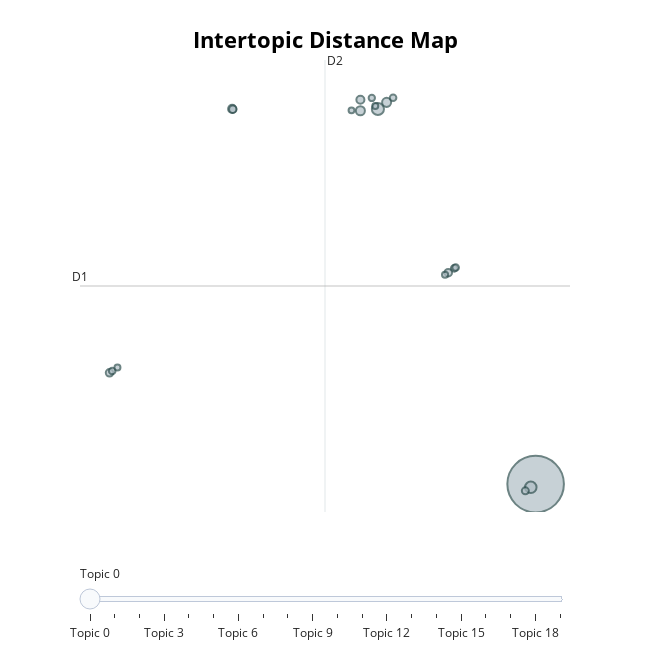

Here is the notebook cell this chart was saved with:
### Markdown cell above
The topics don't seem to allign greatly with sentiment just from looking at the keywords.

### Code cell
topic_model.visualize_topics(top_n_topics=20)

### Figure 1 — Plotly figure (JSON) as saved in the notebook; plotly's stock layout.template omitted (floating-point values rounded to 4 significant figures)
{"data": [{"customdata": [[0, "ups | pakke | pakken | hjemme | leveret", 1687], [1, "hurtig | levering |  |  | ", 78], [2, "fedex | pakke | pakken | kundenummer | kastrup", 70], [3, "hurtig | levering | forsendelse |  | ", 43], [4, "hurtig | levering | fin | herfra | ok", 43], [5, "postmand | venlig | flink | post | postbud", 35], [6, "hurtig | levering | præsis | fest | pjat", 34], [7, "fin | levering | præcis | lovet | huetig", 30], [8, "hurtigt | præcis | hurtig | præcist | hurtige", 30], [9, "fint | mega | dejligt | oplevelse | ankomst", 29], [10, "lagermand | fu | grunden | 500 | quick", 26], [11, "problemer | nem | liars | art | ubesværet", 24], [12, "døren | afleveret | dør | dagehurra | problemerså", 23], [13, "super | hurtig | fantastisk | levering | dejlig", 23], [14, "effektivt | hurtigt | effektiv | hurtig | præcist", 23], [15, "dag | hurtig | levering | gls | døgn", 21], [16, "oplevelse | oplevelser | very | positiv | ok", 20], [17, "nemt | hurtigt | hurtig | nem | bekvemt", 19], [18, "tilfreds | godt | smilende | 1sal | pakketårn", 19], [19, "information | informativ | gode | info | hurtigt", 18]], "hovertemplate": "<b>Topic %{customdata[0]}</b><br>%{customdata[1]}<br>Size: %{customdata[2]}", "legendgroup": "", "marker": {"color": "#B0BEC5", "line": {"color": "DarkSlateGrey", "width": 2}, "size": [1687, 78, 70, 43, 43, 35, 34, 30, 30, 29, 26, 24, 23, 23, 23, 21, 20, 19, 19, 18], "sizemode": "area", "sizeref": 1.054, "symbol": "circle"}, "mode": "markers", "name": "", "orientation": "v", "showlegend": false, "type": "scatter", "x": [10.61, 3.307, 10.39, 3.711, 2.496, -3.44, 2.497, -9.118, 6.565, -3.409, 10.13, 6.844, -8.995, 4.011, 6.907, 3.026, 6.417, 3.185, -8.751, 2.085], "xaxis": "x", "y": [-9.502, 17.03, -9.726, 17.5, 16.91, 17.04, 17.69, -1.628, 5.454, 17.01, -9.978, 5.767, -1.505, 17.82, 5.819, 17.81, 5.308, 17.24, -1.261, 16.94], "yaxis": "y"}], "layout": {"annotations": [{"showarrow": false, "text": "D1", "x": -10.49, "y": 4.512, "yshift": 10}, {"showarrow": false, "text": "D2", "x": 0.8582, "xshift": 10, "y": 20.5}], "height": 650, "hoverlabel": {"bgcolor": "white", "font": {"family": "Rockwell", "size": 16}}, "legend": {"itemsizing": "constant", "tracegroupgap": 0}, "margin": {"t": 60}, "shapes": [{"line": {"color": "#CFD8DC", "width": 2}, "type": "line", "x0": 0.8582, "x1": 0.8582, "y0": -11.47, "y1": 20.5}, {"line": {"color": "#9E9E9E", "width": 2}, "type": "line", "x0": -10.49, "x1": 12.2, "y0": 4.512, "y1": 4.512}], "sliders": [{"active": 0, "pad": {"t": 50}, "steps": [{"args": [{"marker.color": [["red", "#B0BEC5", "#B0BEC5", "#B0BEC5", "#B0BEC5", "#B0BEC5", "#B0BEC5", "#B0BEC5", "#B0BEC5", "#B0BEC5", "#B0BEC5", "#B0BEC5", "#B0BEC5", "#B0BEC5", "#B0BEC5", "#B0BEC5", "#B0BEC5", "#B0BEC5", "#B0BEC5", "#B0BEC5"]]}], "label": "Topic 0", "method": "update"}, {"args": [{"marker.color": [["#B0BEC5", "red", "#B0BEC5", "#B0BEC5", "#B0BEC5", "#B0BEC5", "#B0BEC5", "#B0BEC5", "#B0BEC5", "#B0BEC5", "#B0BEC5", "#B0BEC5", "#B0BEC5", "#B0BEC5", "#B0BEC5", "#B0BEC5", "#B0BEC5", "#B0BEC5", "#B0BEC5", "#B0BEC5"]]}], "label": "Topic 1", "method": "update"}, {"args": [{"marker.color": [["#B0BEC5", "#B0BEC5", "red", "#B0BEC5", "#B0BEC5", "#B0BEC5", "#B0BEC5", "#B0BEC5", "#B0BEC5", "#B0BEC5", "#B0BEC5", "#B0BEC5", "#B0BEC5", "#B0BEC5", "#B0BEC5", "#B0BEC5", "#B0BEC5", "#B0BEC5", "#B0BEC5", "#B0BEC5"]]}], "label": "Topic 2", "method": "update"}, {"args": [{"marker.color": [["#B0BEC5", "#B0BEC5", "#B0BEC5", "red", "#B0BEC5", "#B0BEC5", "#B0BEC5", "#B0BEC5", "#B0BEC5", "#B0BEC5", "#B0BEC5", "#B0BEC5", "#B0BEC5", "#B0BEC5", "#B0BEC5", "#B0BEC5", "#B0BEC5", "#B0BEC5", "#B0BEC5", "#B0BEC5"]]}], "label": "Topic 3", "method": "update"}, {"args": [{"marker.color": [["#B0BEC5", "#B0BEC5", "#B0BEC5", "#B0BEC5", "red", "#B0BEC5", "#B0BEC5", "#B0BEC5", "#B0BEC5", "#B0BEC5", "#B0BEC5", "#B0BEC5", "#B0BEC5", "#B0BEC5", "#B0BEC5", "#B0BEC5", "#B0BEC5", "#B0BEC5", "#B0BEC5", "#B0BEC5"]]}], "label": "Topic 4", "method": "update"}, {"args": [{"marker.color": [["#B0BEC5", "#B0BEC5", "#B0BEC5", "#B0BEC5", "#B0BEC5", "red", "#B0BEC5", "#B0BEC5", "#B0BEC5", "#B0BEC5", "#B0BEC5", "#B0BEC5", "#B0BEC5", "#B0BEC5", "#B0BEC5", "#B0BEC5", "#B0BEC5", "#B0BEC5", "#B0BEC5", "#B0BEC5"]]}], "label": "Topic 5", "method": "update"}, {"args": [{"marker.color": [["#B0BEC5", "#B0BEC5", "#B0BEC5", "#B0BEC5", "#B0BEC5", "#B0BEC5", "red", "#B0BEC5", "#B0BEC5", "#B0BEC5", "#B0BEC5", "#B0BEC5", "#B0BEC5", "#B0BEC5", "#B0BEC5", "#B0BEC5", "#B0BEC5", "#B0BEC5", "#B0BEC5", "#B0BEC5"]]}], "label": "Topic 6", "method": "update"}, {"args": [{"marker.color": [["#B0BEC5", "#B0BEC5", "#B0BEC5", "#B0BEC5", "#B0BEC5", "#B0BEC5", "#B0BEC5", "red", "#B0BEC5", "#B0BEC5", "#B0BEC5", "#B0BEC5", "#B0BEC5", "#B0BEC5", "#B0BEC5", "#B0BEC5", "#B0BEC5", "#B0BEC5", "#B0BEC5", "#B0BEC5"]]}], "label": "Topic 7", "method": "update"}, {"args": [{"marker.color": [["#B0BEC5", "#B0BEC5", "#B0BEC5", "#B0BEC5", "#B0BEC5", "#B0BEC5", "#B0BEC5", "#B0BEC5", "red", "#B0BEC5", "#B0BEC5", "#B0BEC5", "#B0BEC5", "#B0BEC5", "#B0BEC5", "#B0BEC5", "#B0BEC5", "#B0BEC5", "#B0BEC5", "#B0BEC5"]]}], "label": "Topic 8", "method": "update"}, {"args": [{"marker.color": [["#B0BEC5", "#B0BEC5", "#B0BEC5", "#B0BEC5", "#B0BEC5", "#B0BEC5", "#B0BEC5", "#B0BEC5", "#B0BEC5", "red", "#B0BEC5", "#B0BEC5", "#B0BEC5", "#B0BEC5", "#B0BEC5", "#B0BEC5", "#B0BEC5", "#B0BEC5", "#B0BEC5", "#B0BEC5"]]}], "label": "Topic 9", "method": "update"}, {"args": [{"marker.color": [["#B0BEC5", "#B0BEC5", "#B0BEC5", "#B0BEC5", "#B0BEC5", "#B0BEC5", "#B0BEC5", "#B0BEC5", "#B0BEC5", "#B0BEC5", "red", "#B0BEC5", "#B0BEC5", "#B0BEC5", "#B0BEC5", "#B0BEC5", "#B0BEC5", "#B0BEC5", "#B0BEC5", "#B0BEC5"]]}], "label": "Topic 10", "method": "update"}, {"args": [{"marker.color": [["#B0BEC5", "#B0BEC5", "#B0BEC5", "#B0BEC5", "#B0BEC5", "#B0BEC5", "#B0BEC5", "#B0BEC5", "#B0BEC5", "#B0BEC5", "#B0BEC5", "red", "#B0BEC5", "#B0BEC5", "#B0BEC5", "#B0BEC5", "#B0BEC5", "#B0BEC5", "#B0BEC5", "#B0BEC5"]]}], "label": "Topic 11", "method": "update"}, {"args": [{"marker.color": [["#B0BEC5", "#B0BEC5", "#B0BEC5", "#B0BEC5", "#B0BEC5", "#B0BEC5", "#B0BEC5", "#B0BEC5", "#B0BEC5", "#B0BEC5", "#B0BEC5", "#B0BEC5", "red", "#B0BEC5", "#B0BEC5", "#B0BEC5", "#B0BEC5", "#B0BEC5", "#B0BEC5", "#B0BEC5"]]}], "label": "Topic 12", "method": "update"}, {"args": [{"marker.color": [["#B0BEC5", "#B0BEC5", "#B0BEC5", "#B0BEC5", "#B0BEC5", "#B0BEC5", "#B0BEC5", "#B0BEC5", "#B0BEC5", "#B0BEC5", "#B0BEC5", "#B0BEC5", "#B0BEC5", "red", "#B0BEC5", "#B0BEC5", "#B0BEC5", "#B0BEC5", "#B0BEC5", "#B0BEC5"]]}], "label": "Topic 13", "method": "update"}, {"args": [{"marker.color": [["#B0BEC5", "#B0BEC5", "#B0BEC5", "#B0BEC5", "#B0BEC5", "#B0BEC5", "#B0BEC5", "#B0BEC5", "#B0BEC5", "#B0BEC5", "#B0BEC5", "#B0BEC5", "#B0BEC5", "#B0BEC5", "red", "#B0BEC5", "#B0BEC5", "#B0BEC5", "#B0BEC5", "#B0BEC5"]]}], "label": "Topic 14", "method": "update"}, {"args": [{"marker.color": [["#B0BEC5", "#B0BEC5", "#B0BEC5", "#B0BEC5", "#B0BEC5", "#B0BEC5", "#B0BEC5", "#B0BEC5", "#B0BEC5", "#B0BEC5", "#B0BEC5", "#B0BEC5", "#B0BEC5", "#B0BEC5", "#B0BEC5", "red", "#B0BEC5", "#B0BEC5", "#B0BEC5", "#B0BEC5"]]}], "label": "Topic 15", "method": "update"}, {"args": [{"marker.color": [["#B0BEC5", "#B0BEC5", "#B0BEC5", "#B0BEC5", "#B0BEC5", "#B0BEC5", "#B0BEC5", "#B0BEC5", "#B0BEC5", "#B0BEC5", "#B0BEC5", "#B0BEC5", "#B0BEC5", "#B0BEC5", "#B0BEC5", "#B0BEC5", "red", "#B0BEC5", "#B0BEC5", "#B0BEC5"]]}], "label": "Topic 16", "method": "update"}, {"args": [{"marker.color": [["#B0BEC5", "#B0BEC5", "#B0BEC5", "#B0BEC5", "#B0BEC5", "#B0BEC5", "#B0BEC5", "#B0BEC5", "#B0BEC5", "#B0BEC5", "#B0BEC5", "#B0BEC5", "#B0BEC5", "#B0BEC5", "#B0BEC5", "#B0BEC5", "#B0BEC5", "red", "#B0BEC5", "#B0BEC5"]]}], "label": "Topic 17", "method": "update"}, {"args": [{"marker.color": [["#B0BEC5", "#B0BEC5", "#B0BEC5", "#B0BEC5", "#B0BEC5", "#B0BEC5", "#B0BEC5", "#B0BEC5", "#B0BEC5", "#B0BEC5", "#B0BEC5", "#B0BEC5", "#B0BEC5", "#B0BEC5", "#B0BEC5", "#B0BEC5", "#B0BEC5", "#B0BEC5", "red", "#B0BEC5"]]}], "label": "Topic 18", "method": "update"}, {"args": [{"marker.color": [["#B0BEC5", "#B0BEC5", "#B0BEC5", "#B0BEC5", "#B0BEC5", "#B0BEC5", "#B0BEC5", "#B0BEC5", "#B0BEC5", "#B0BEC5", "#B0BEC5", "#B0BEC5", "#B0BEC5", "#B0BEC5", "#B0BEC5", "#B0BEC5", "#B0BEC5", "#B0BEC5", "#B0BEC5", "red"]]}], "label": "Topic 19", "method": "update"}]}], "title": {"font": {"color": "Black", "size": 22}, "text": "<b>Intertopic Distance Map</b>", "x": 0.5, "xanchor": "center", "y": 0.95, "yanchor": "top"}, "width": 650, "xaxis": {"anchor": "y", "domain": [0, 1], "range": [-10.49, 12.2], "title": {"text": ""}, "visible": false}, "yaxis": {"anchor": "x", "domain": [0, 1], "range": [-11.47, 20.5], "title": {"text": ""}, "visible": false}}}
